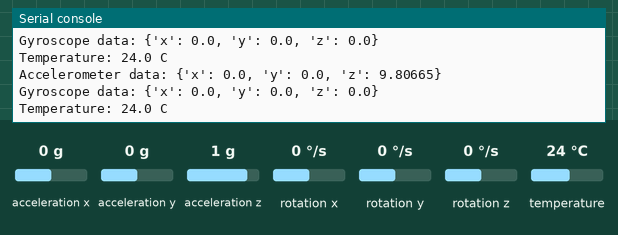
Simulated run of this program. Board: MicroPython board. Shown: the last lines printed to the serial console. The test bench sets the inputs (shaded band); at power-on: acceleration x 0 g, acceleration y 0 g, acceleration z 1 g, rotation x 0 °/s, rotation y 0 °/s, rotation z 0 °/s, temperature 24 °C.

Above: at 1.2 s.
1.3 s: acceleration x set to -1.4 g
At 2.6 s:
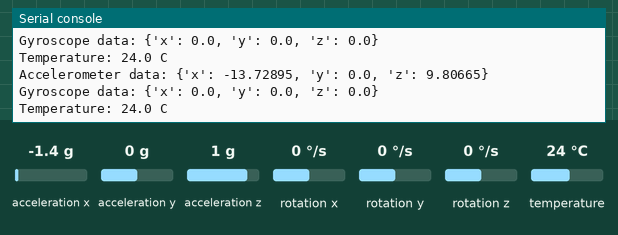
2.8 s: acceleration y set to -1.4 g
At 3.8 s:
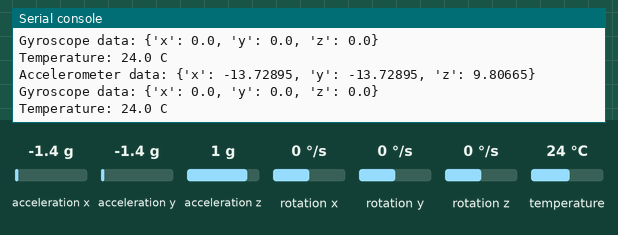
4.3 s: acceleration z set to -1.4 g
At 5.6 s:
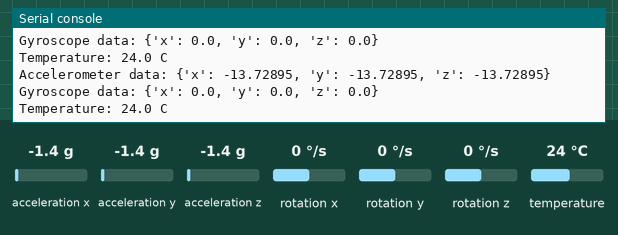
5.8 s: rotation x set to -192 °/s
At 6.6 s:
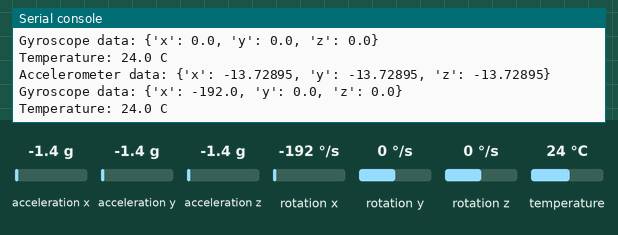
7.3 s: rotation y set to -192 °/s
At 8.3 s:
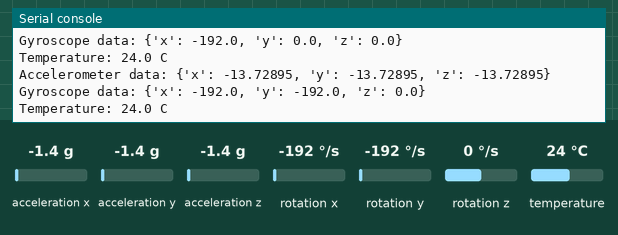

The program:

check_5.py
```python
from machine import Pin, SoftI2C
import time
from mpu6050 import MPU6050  # Ensure this import matches the name of your MPU6050 library file

# Initialize I2C
scl_pin = 45  # Update to your SCL pin number
sda_pin = 21  # Update to your SDA pin number
i2c = SoftI2C(scl=Pin(scl_pin), sda=Pin(sda_pin))

# Initialize the MPU6050 sensor
mpu = MPU6050(sclpin=scl_pin, sdapin=sda_pin)

# Continuously read and print sensor data
while True:
    # Read accelerometer and gyroscope data
    accel_data = mpu.get_accel_data()
    gyro_data = mpu.get_gyro_data()

    # If your MPU6050 library supports temperature reading, you can include it
    temp = mpu.get_temp() if hasattr(mpu, 'get_temp') else 'N/A'

    # Print the sensor data
    print("Accelerometer data:", accel_data)
    print("Gyroscope data:", gyro_data)
    print("Temperature:", temp, "C")

    # Delay between readings
    time.sleep(1)


# Basic imports
from machine import Pin, SoftI2C
import time


# Import the class for testing
from car_components_files.addons import MPU6050


# Setup I2C
scl_pin = 45  # SCL pin
sda_pin = 21  # SDA pin
i2c = SoftI2C(scl=Pin(scl_pin), sda=Pin(sda_pin))


# Scan for devices and print the address or the device
devices = i2c.scan()
print("I2C devices found:", devices)


mpu = MPU6050(scl_pin=45, sda_pin=21)  # Modify the GPIOs as required in your context


# Reading the sensor for only Yaw is one angle, assuming your car's flat and moving only on the z-axis.
# A general utilization might rely on a PID to handle sensor's report to re-steer your car.
while True:
    ax, ay, az = mpu.get_accel_data()
    # Note: ax, ay, and az return as proportional rates to g (9.81 m/s²).
    # e.g., checking for movement along the car's intended right
    print(f"Acceleration X: {ax}, Y: {ay}, Z: {az}")
    time.sleep(1)
```

Measured:
- after the input at 1.3 s, the serial console: prints a new line after 0.71 s (image 1)
- after the input at 2.8 s, the serial console: prints a new line after 0.21 s (image 2)
- after the input at 4.3 s, the serial console: prints a new line after 0.71 s (image 3)
- after the input at 5.8 s, the serial console: prints a new line after 0.22 s (image 4)
- after the input at 7.3 s, the serial console: prints a new line after 0.72 s (image 5)
